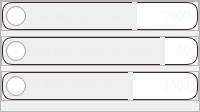
                   <widget class="QFrame" name="frame_grad_condition">
                    <property name="sizePolicy">
                     <sizepolicy hsizetype="Preferred" vsizetype="Fixed">
                      <horstretch>0</horstretch>
                      <verstretch>0</verstretch>
                     </sizepolicy>
                    </property>
                    <property name="styleSheet">
                     <string notr="true">QRadioButton{
	font: 10pt &quot;Forte&quot;;
	color: rgba(234,234,234,0.5);
	border: 1px solid rgba(68,36,43,255);
	border-right: none;
	border-radius: 10px;
	border-top-right-radius: 0px;
	border-bottom-right-radius: 0px;
	padding: 3px;
}

/* When the radio button is checked, underline the text */
QRadioButton:checked {
color: rgba(32,139,228,255);
background-color: rgba(32,139,228,0.2);
}

QRadioButton:checked{
color: rgba(32,139,228,255);
background-color: rgba(32,139,228,0.1);
}
QRadioButton::indicator {
    width: 20px;  /* Adjust the size */
    height: 20px;
}

/* Custom unchecked state */
QRadioButton::indicator:unchecked {
    image: url(:/cards/close_card.png); /* Replace with your custom image */
}

/* Custom checked state */
QRadioButton::indicator:checked {
    image: url(:/icons/draw.png); /* Replace with your custom image */
}

QSpinBox{
	color: rgba(234,234,234,0.5);
	font: 12pt &quot;Forte&quot;;
	border: 1px solid rgba(68,36,43,255);
	border-left: none;
	border-radius: 10px;
	border-top-left-radius: 0px;
	border-bottom-left-radius: 0px;
	padding: 3px;
}

QSpinBox::up-button, QSpinBox::down-button {
    width: 0px;
    height: 0px;
    border: none;
}



</string>
                    </property>
                    <property name="frameShape">
                     <enum>QFrame::Shape::StyledPanel</enum>
                    </property>
                    <property name="frameShadow">
                     <enum>QFrame::Shadow::Raised</enum>
                    </property>
                    <layout class="QVBoxLayout" name="verticalLayout_31">
                     <property name="spacing">
                      <number>5</number>
                     </property>
                     <property name="leftMargin">
                      <number>0</number>
                     </property>
                     <property name="topMargin">
                      <number>0</number>
                     </property>
                     <property name="rightMargin">
                      <number>0</number>
                     </property>
                     <property name="bottomMargin">
                      <number>10</number>
                     </property>
                     <item>
                      <widget class="QFrame" name="frame_training_episode">
                       <property name="frameShape">
                        <enum>QFrame::Shape::StyledPanel</enum>
                       </property>
                       <property name="frameShadow">
                        <enum>QFrame::Shadow::Raised</enum>
                       </property>
                       <layout class="QHBoxLayout" name="horizontalLayout_14">
                        <property name="spacing">
                         <number>5</number>
                        </property>
                        <property name="leftMargin">
                         <number>0</number>
                        </property>
                        <property name="topMargin">
                         <number>0</number>
                        </property>
                        <property name="rightMargin">
                         <number>0</number>
                        </property>
                        <property name="bottomMargin">
                         <number>0</number>
                        </property>
                        <item>
                         <widget class="QRadioButton" name="radioButton_training_episode">
                          <property name="cursor">
                           <cursorShape>PointingHandCursor</cursorShape>
                          </property>
                          <property name="styleSheet">
                           <string notr="true"/>
                          </property>
                          <property name="text">
                           <string>Training Episodes</string>
                          </property>
                         </widget>
                        </item>
                        <item>
                         <widget class="QSpinBox" name="spinBox_training_episode">
                          <property name="enabled">
                           <bool>true</bool>
                          </property>
                          <property name="sizePolicy">
                           <sizepolicy hsizetype="Preferred" vsizetype="Preferred">
                            <horstretch>0</horstretch>
                            <verstretch>0</verstretch>
                           </sizepolicy>
                          </property>
                          <property name="maximumSize">
                           <size>
                            <width>70</width>
                            <height>16777215</height>
                           </size>
                          </property>
                          <property name="alignment">
                           <set>Qt::AlignmentFlag::AlignRight|Qt::AlignmentFlag::AlignTrailing|Qt::AlignmentFlag::AlignVCenter</set>
                          </property>
                          <property name="minimum">
                           <number>50</number>
                          </property>
                          <property name="maximum">
                           <number>100000</number>
                          </property>
                          <property name="value">
                           <number>2500</number>
                          </property>
                         </widget>
                        </item>
                       </layout>
                      </widget>
                     </item>
                     <item>
                      <widget class="QFrame" name="frame_rounds_without_losing">
                       <property name="frameShape">
                        <enum>QFrame::Shape::StyledPanel</enum>
                       </property>
                       <property name="frameShadow">
                        <enum>QFrame::Shadow::Raised</enum>
                       </property>
                       <layout class="QHBoxLayout" name="horizontalLayout_32">
                        <property name="spacing">
                         <number>5</number>
                        </property>
                        <property name="leftMargin">
                         <number>0</number>
                        </property>
                        <property name="topMargin">
                         <number>0</number>
                        </property>
                        <property name="rightMargin">
                         <number>0</number>
                        </property>
                        <property name="bottomMargin">
                         <number>0</number>
                        </property>
                        <item>
                         <widget class="QRadioButton" name="radioButton_rounds_without_losing">
                          <property name="cursor">
                           <cursorShape>PointingHandCursor</cursorShape>
                          </property>
                          <property name="styleSheet">
                           <string notr="true"/>
                          </property>
                          <property name="text">
                           <string>Rounds Without Losing</string>
                          </property>
                         </widget>
                        </item>
                        <item>
                         <widget class="QSpinBox" name="spinBox_rounds_without_losing">
                          <property name="enabled">
                           <bool>true</bool>
                          </property>
                          <property name="sizePolicy">
                           <sizepolicy hsizetype="Preferred" vsizetype="Preferred">
                            <horstretch>0</horstretch>
                            <verstretch>0</verstretch>
                           </sizepolicy>
                          </property>
                          <property name="maximumSize">
                           <size>
                            <width>40</width>
                            <height>16777215</height>
                           </size>
                          </property>
                          <property name="alignment">
                           <set>Qt::AlignmentFlag::AlignRight|Qt::AlignmentFlag::AlignTrailing|Qt::AlignmentFlag::AlignVCenter</set>
                          </property>
                          <property name="minimum">
                           <number>10</number>
                          </property>
                          <property name="maximum">
                           <number>50</number>
                          </property>
                          <property name="value">
                           <number>20</number>
                          </property>
                         </widget>
                        </item>
                       </layout>
                      </widget>
                     </item>
                     <item>
                      <widget class="QFrame" name="frame_achieved_budget">
                       <property name="frameShape">
                        <enum>QFrame::Shape::StyledPanel</enum>
                       </property>
                       <property name="frameShadow">
                        <enum>QFrame::Shadow::Raised</enum>
                       </property>
                       <layout class="QHBoxLayout" name="horizontalLayout_33">
                        <property name="spacing">
                         <number>5</number>
                        </property>
                        <property name="leftMargin">
                         <number>0</number>
                        </property>
                        <property name="topMargin">
                         <number>0</number>
                        </property>
                        <property name="rightMargin">
                         <number>0</number>
                        </property>
                        <property name="bottomMargin">
                         <number>0</number>
                        </property>
                        <item>
                         <widget class="QRadioButton" name="radioButton_achieved_budget">
                          <property name="cursor">
                           <cursorShape>PointingHandCursor</cursorShape>
                          </property>
                          <property name="styleSheet">
                           <string notr="true"/>
                          </property>
                          <property name="text">
                           <string>Achieved Budget</string>
                          </property>
                         </widget>
                        </item>
                        <item>
                         <widget class="QSpinBox" name="spinBox_achieved_budget">
                          <property name="enabled">
                           <bool>true</bool>
                          </property>
                          <property name="sizePolicy">
                           <sizepolicy hsizetype="Preferred" vsizetype="Preferred">
                            <horstretch>0</horstretch>
                            <verstretch>0</verstretch>
                           </sizepolicy>
                          </property>
                          <property name="maximumSize">
                           <size>
                            <width>70</width>
                            <height>16777215</height>
                           </size>
                          </property>
                          <property name="alignment">
                           <set>Qt::AlignmentFlag::AlignRight|Qt::AlignmentFlag::AlignTrailing|Qt::AlignmentFlag::AlignVCenter</set>
                          </property>
                          <property name="minimum">
                           <number>500</number>
                          </property>
                          <property name="maximum">
                           <number>5000</number>
                          </property>
                          <property name="value">
                           <number>1000</number>
                          </property>
                         </widget>
                        </item>
                       </layout>
                      </widget>
                     </item>
                    </layout>
                   </widget>
